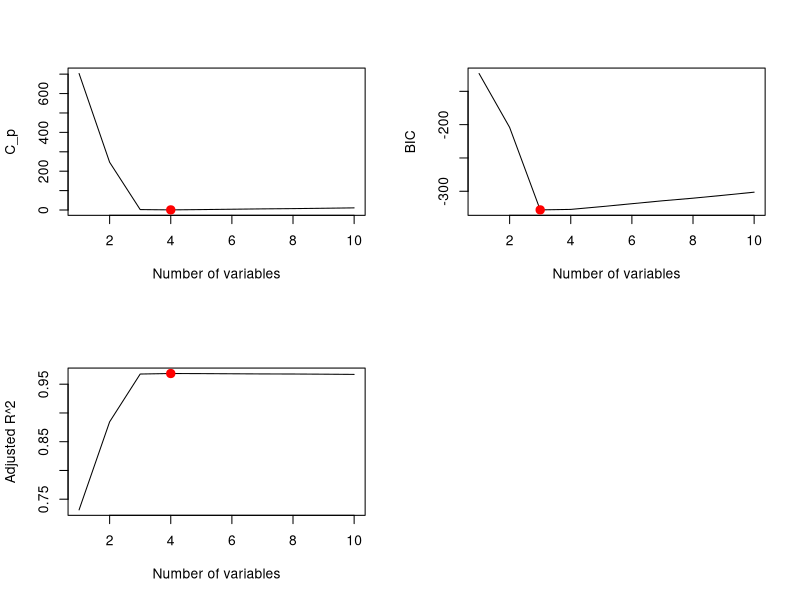
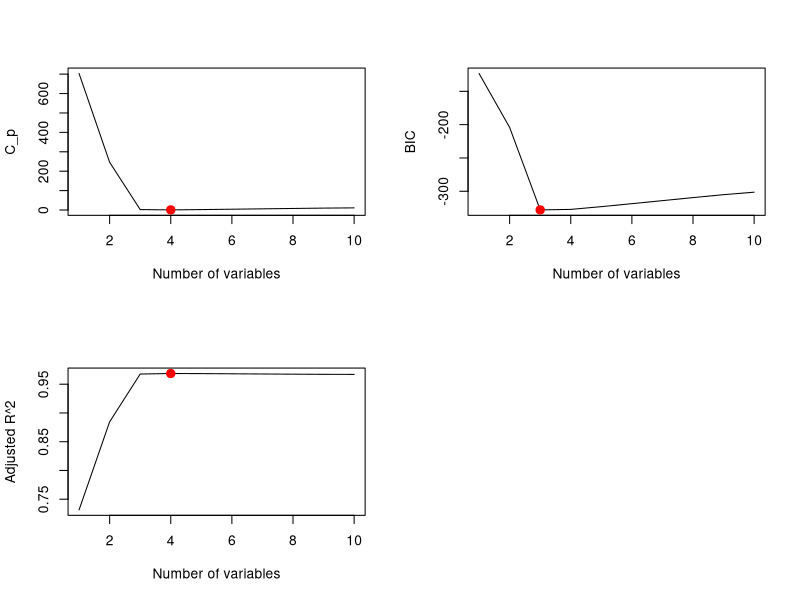
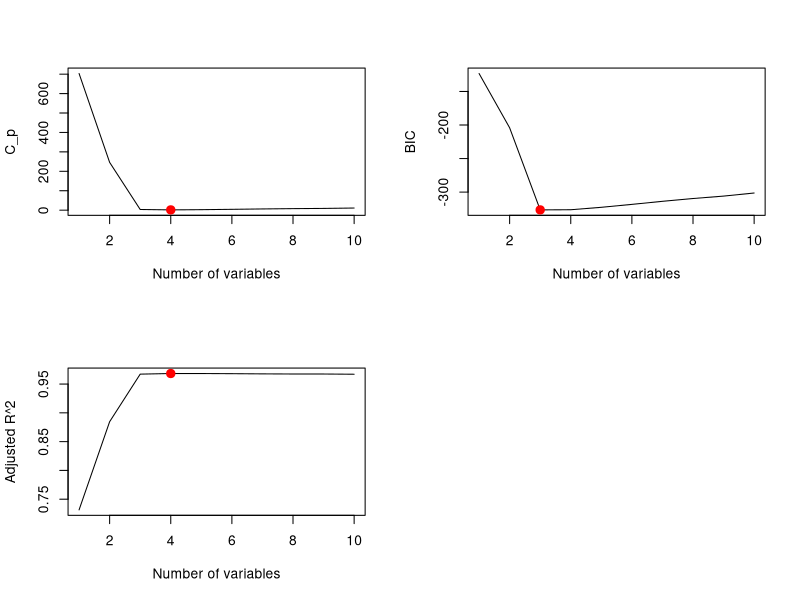

Reproduce these figures in R, in order.
## ---- chunk 1
set.seed(1)
X <- rnorm(100)
e <- rnorm(100)
## ---- chunk 2
B0 <- -4
B1 <- 3
B2 <- -2
B3 <- 1
Y <- B0 + B1*X + B2*X^2 + B3*X^3 + e
## ---- chunk 3
library(leaps)
data.full = data.frame(Y, X)
regfit.full = regsubsets(Y~poly(X,10,raw=T), data=data.frame(Y,X), nvmax=10)
summary = summary(regfit.full)
par(mfrow=c(2,2))
plot(summary$cp, xlab ="Number of variables", ylab="C_p", type="l")
points(which.min(summary$cp), summary$cp[which.min(summary$cp)], col = "red", cex = 2, pch = 20)
plot(summary$bic, xlab ="Number of variables", ylab="BIC", type="l")
points(which.min(summary$bic), summary$bic[which.min(summary$bic)], col = "red", cex = 2, pch = 20)
plot(summary$adjr2, xlab ="Number of variables", ylab="Adjusted R^2", type="l")
points(which.max(summary$adjr2), summary$adjr2[which.max(summary$adjr2)], col = "red", cex = 2, pch = 20)
## ---- chunk 4
coef(regfit.full, 4)
## ---- chunk 5
library(leaps)
data.full = data.frame(Y, X)
regfit.fwd = regsubsets(Y~poly(X,10,raw=T), data=data.frame(Y,X), nvmax=10, method="forward")
summary = summary(regfit.fwd)
par(mfrow=c(2,2))
plot(summary$cp, xlab ="Number of variables", ylab="C_p", type="l")
points(which.min(summary$cp), summary$cp[which.min(summary$cp)], col = "red", cex = 2, pch = 20)
plot(summary$bic, xlab ="Number of variables", ylab="BIC", type="l")
points(which.min(summary$bic), summary$bic[which.min(summary$bic)], col = "red", cex = 2, pch = 20)
plot(summary$adjr2, xlab ="Number of variables", ylab="Adjusted R^2", type="l")
points(which.max(summary$adjr2), summary$adjr2[which.max(summary$adjr2)], col = "red", cex = 2, pch = 20)
## ---- chunk 6
library(leaps)
data.full = data.frame(Y, X)
regfit.back = regsubsets(Y~poly(X,10,raw=T), data=data.frame(Y,X), nvmax=10, method="backward")
summary = summary(regfit.back)
par(mfrow=c(2,2))
plot(summary$cp, xlab ="Number of variables", ylab="C_p", type="l")
points(which.min(summary$cp), summary$cp[which.min(summary$cp)], col = "red", cex = 2, pch = 20)
plot(summary$bic, xlab ="Number of variables", ylab="BIC", type="l")
points(which.min(summary$bic), summary$bic[which.min(summary$bic)], col = "red", cex = 2, pch = 20)
plot(summary$adjr2, xlab ="Number of variables", ylab="Adjusted R^2", type="l")
points(which.max(summary$adjr2), summary$adjr2[which.max(summary$adjr2)], col = "red", cex = 2, pch = 20)
## ---- chunk 7
coef(regfit.full, which.max(summary(regfit.full)$adjr2))
## ---- chunk 8
coef(regfit.fwd, which.max(summary(regfit.fwd)$adjr2))
## ---- chunk 9
coef(regfit.back, which.max(summary(regfit.back)$adjr2))
